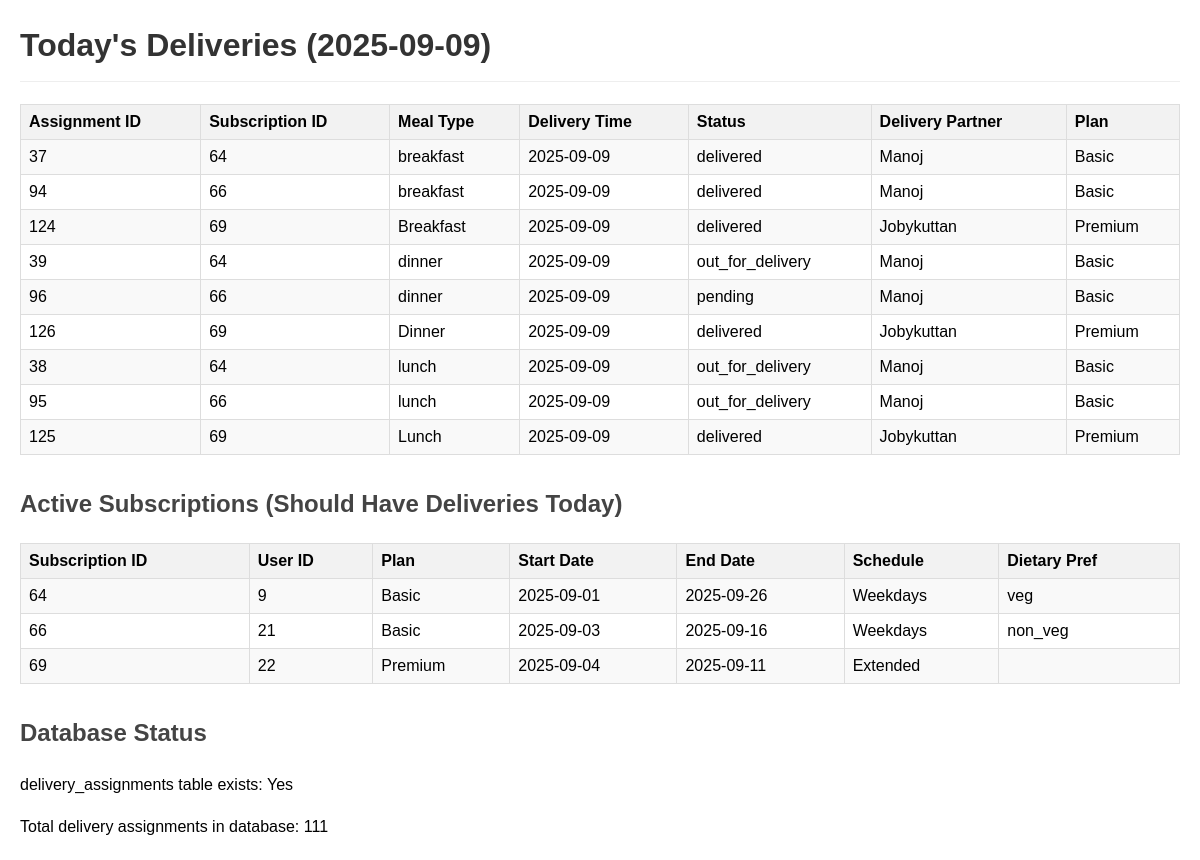
/check_today_deliveries.php, run on the app's committed database.
### tables this page shows
CREATE TABLE `delivery_assignments` (
  `assignment_id` int(11) NOT NULL,
  `subscription_id` int(11) NOT NULL,
  `delivery_date` date NOT NULL,
  `partner_id` int(11) NOT NULL,
  `assigned_at` timestamp NOT NULL DEFAULT current_timestamp(),
  `status` enum('pending','out_for_delivery','delivered','cancelled') NOT NULL DEFAULT 'pending',
  `meal_type` varchar(20) NOT NULL,
  `meal_id` int(11) DEFAULT NULL,
  `payment_id` int(11) DEFAULT NULL,
  `payment_status` enum('unpaid','paid') NOT NULL DEFAULT 'unpaid'
);

CREATE TABLE `users` (
  `user_id` int(11) NOT NULL,
  `name` varchar(100) NOT NULL,
  `email` varchar(100) NOT NULL,
  `password` varchar(255) NOT NULL,
  `phone` varchar(15) DEFAULT NULL,
  `role` enum('user','admin','delivery') DEFAULT 'user',
  `created_at` timestamp NOT NULL DEFAULT current_timestamp(),
  `security_question` varchar(255) NOT NULL,
  `security_answer` varchar(255) NOT NULL
);

CREATE TABLE `meal_plans` (
  `plan_id` int(11) NOT NULL,
  `plan_name` varchar(50) NOT NULL,
  `description` text DEFAULT NULL,
  `plan_type` enum('basic','premium') NOT NULL,
  `is_active` tinyint(1) DEFAULT 1,
  `base_price` decimal(8,2) NOT NULL
);

CREATE TABLE `subscriptions` (
  `subscription_id` int(11) NOT NULL,
  `user_id` int(11) DEFAULT NULL,
  `plan_id` int(11) DEFAULT NULL,
  `dietary_preference` varchar(20) DEFAULT NULL,
  `start_date` date NOT NULL,
  `end_date` date NOT NULL,
  `schedule` enum('Weekdays','Extended','Full Week') NOT NULL,
  `delivery_time` time NOT NULL,
  `total_price` decimal(10,2) NOT NULL,
  `payment_status` enum('paid','unpaid','failed') DEFAULT 'unpaid',
  `status` enum('active','cancelled','pending') DEFAULT 'pending',
  `created_at` timestamp NOT NULL DEFAULT current_timestamp()
);

### check_today_deliveries.php (the view, shortened to what this page needs)
<?php
require_once 'config/db_connect.php';
$today = date('Y-m-d');
$sql = "
    SELECT
        da.assignment_id,
        da.subscription_id,
        da.meal_type,
        da.delivery_date,
        da.status,
        u.name as partner_name,
        s.plan_id,
        p.plan_name
    FROM delivery_assignments da
    LEFT JOIN users u ON da.partner_id = u.user_id
    LEFT JOIN subscriptions s ON da.subscription_id = s.subscription_id
    LEFT JOIN meal_plans p ON s.plan_id = p.plan_id
    WHERE DATE(da.delivery_date) = ?
    ORDER BY da.delivery_date, da.meal_type
";
$stmt = $conn->prepare($sql);
$stmt->bind_param("s", $today);
$stmt->execute();
$result = $stmt->get_result();
echo "<h1>Today's Deliveries ($today)</h1>";
if ($result->num_rows > 0) {
    echo "<table border='1' cellpadding='8' style='border-collapse: collapse; width: 100%;'>";
    echo "<tr>
            <th>Assignment ID</th>
            <th>Subscription ID</th>
            <th>Meal Type</th>
            <th>Delivery Time</th>
            <th>Status</th>
            <th>Delivery Partner</th>
            <th>Plan</th>
          </tr>";
    while ($row = $result->fetch_assoc()) {
        echo "<tr>";
        echo "<td>" . htmlspecialchars($row['assignment_id']) . "</td>";
        echo "<td>" . htmlspecialchars($row['subscription_id']) . "</td>";
        echo "<td>" . htmlspecialchars($row['meal_type']) . "</td>";
        echo "<td>" . htmlspecialchars($row['delivery_date']) . "</td>";
        echo "<td>" . htmlspecialchars($row['status']) . "</td>";
        echo "<td>" . htmlspecialchars($row['partner_name'] ?? 'Not assigned') . "</td>";
        echo "<td>" . htmlspecialchars($row['plan_name'] ?? 'N/A') . "</td>";
        echo "</tr>";
    }
    echo "</table>";
} else {
    echo "<p>No deliveries found for today ($today).</p>";
}
$subscriptions_sql = "
    SELECT
        s.subscription_id,
        s.user_id,
        s.plan_id,
        p.plan_name,
        s.start_date,
        s.end_date,
        s.schedule,
        s.dietary_preference
    FROM subscriptions s
    LEFT JOIN meal_plans p ON s.plan_id = p.plan_id
    WHERE s.status IN ('ACTIVE', 'ACTIVATED')
    AND s.payment_status IN ('PAID', 'COMPLETED', 'SUCCESS')
    AND ? BETWEEN s.start_date AND s.end_date
";
$stmt = $conn->prepare($subscriptions_sql);
$stmt->bind_param("s", $today);
$stmt->execute();
$subscriptions = $stmt->get_result();
echo "<h2>Active Subscriptions (Should Have Deliveries Today)</h2>";
if ($subscriptions->num_rows > 0) {
    echo "<table border='1' cellpadding='8' style='border-collapse: collapse; width: 100%; margin-top: 20px;'>";
    echo "<tr>
            <th>Subscription ID</th>
            <th>User ID</th>
            <th>Plan</th>
            <th>Start Date</th>
            <th>End Date</th>
            <th>Schedule</th>
            <th>Dietary Pref</th>
          </tr>";
    while ($sub = $subscriptions->fetch_assoc()) {
        echo "<tr>";
        echo "<td>" . htmlspecialchars($sub['subscription_id']) . "</td>";
        echo "<td>" . htmlspecialchars($sub['user_id']) . "</td>";
        echo "<td>" . htmlspecialchars($sub['plan_name'] ?? 'N/A') . "</td>";
        echo "<td>" . htmlspecialchars($sub['start_date']) . "</td>";
        echo "<td>" . htmlspecialchars($sub['end_date']) . "</td>";
        echo "<td>" . htmlspecialchars($sub['schedule']) . "</td>";
        echo "<td>" . htmlspecialchars($sub['dietary_preference']) . "</td>";
        echo "</tr>";
    }
    echo "</table>";
} else {
    echo "<p>No active subscriptions found that should have deliveries today.</p>";
}
$check_table = "SHOW TABLES LIKE 'delivery_assignments'";
$table_exists = $conn->query($check_table)->num_rows > 0;
echo "<h2>Database Status</h2>";
echo "<p>delivery_assignments table exists: " . ($table_exists ? 'Yes' : 'No') . "</p>";
if ($table_exists) {
    $count = $conn->query("SELECT COUNT(*) as total FROM delivery_assignments")->fetch_assoc();
    echo "<p>Total delivery assignments in database: " . $count['total'] . "</p>";
}
?>

### check_today_deliveries.php (style rules this page uses)
h1 { color: #333; border-bottom: 1px solid #eee; padding-bottom: 10px; }
h2 { color: #444; margin-top: 30px; }
table { border-collapse: collapse; width: 100%; margin-bottom: 20px; }
th, td { border: 1px solid #ddd; padding: 8px; text-align: left; }
th { background-color: #f2f2f2; }
tr:nth-child(even) { background-color: #f9f9f9; }

### data on the page
delivery_assignments: assignment_id "37", subscription "64", meal_type "breakfast", delivery_date "2025-09-09", status "delivered", users.name "Manoj", meal_plans.plan_name "Basic"
delivery_assignments: assignment_id "94", subscription "66", meal_type "breakfast", delivery_date "2025-09-09", status "delivered", users.name "Manoj", meal_plans.plan_name "Basic"
delivery_assignments: assignment_id "124", subscription "69", meal_type "Breakfast", delivery_date "2025-09-09", status "delivered", users.name "Jobykuttan", meal_plans.plan_name "Premium"
delivery_assignments: assignment_id "39", subscription "64", meal_type "dinner", delivery_date "2025-09-09", status "out_for_delivery", users.name "Manoj", meal_plans.plan_name "Basic"
delivery_assignments: assignment_id "96", subscription "66", meal_type "dinner", delivery_date "2025-09-09", status "pending", users.name "Manoj", meal_plans.plan_name "Basic"
delivery_assignments: assignment_id "126", subscription "69", meal_type "Dinner", delivery_date "2025-09-09", status "delivered", users.name "Jobykuttan", meal_plans.plan_name "Premium"
delivery_assignments: assignment_id "38", subscription "64", meal_type "lunch", delivery_date "2025-09-09", status "out_for_delivery", users.name "Manoj", meal_plans.plan_name "Basic"
delivery_assignments: assignment_id "95", subscription "66", meal_type "lunch", delivery_date "2025-09-09", status "out_for_delivery", users.name "Manoj", meal_plans.plan_name "Basic"
delivery_assignments: assignment_id "125", subscription "69", meal_type "Lunch", delivery_date "2025-09-09", status "delivered", users.name "Jobykuttan", meal_plans.plan_name "Premium"
subscriptions: subscription_id "64", user "9", plan.plan_name "Basic", start_date "2025-09-01", end_date "2025-09-26", schedule "Weekdays", dietary_preference "veg"
subscriptions: subscription_id "66", user "21", plan.plan_name "Basic", start_date "2025-09-03", end_date "2025-09-16", schedule "Weekdays", dietary_preference "non_veg"
subscriptions: subscription_id "69", user "22", plan.plan_name "Premium", start_date "2025-09-04", end_date "2025-09-11", schedule "Extended"

### other printed values
$count['total'] "111"
